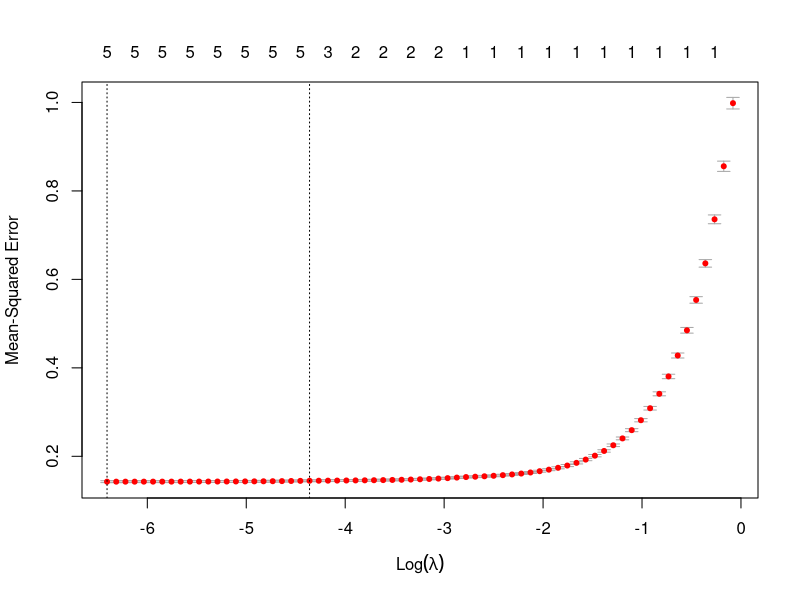
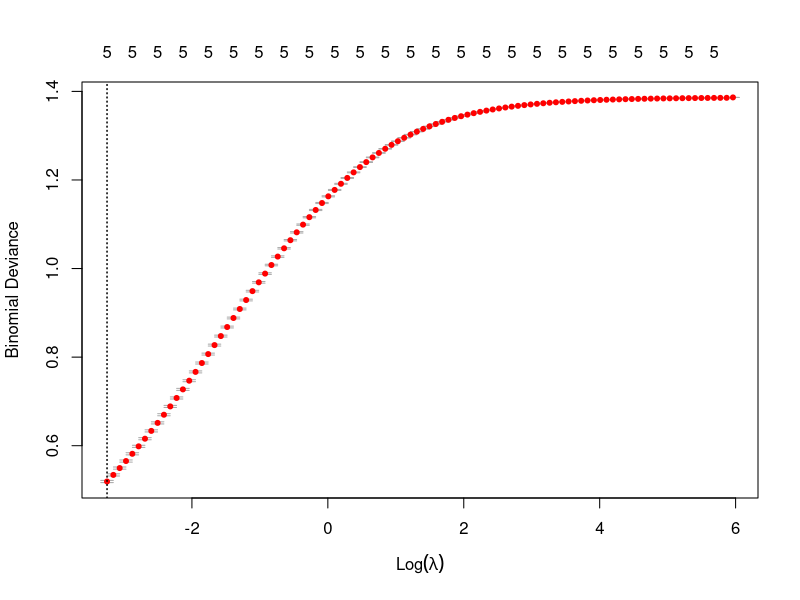

These figures' R source, in order:
## ---- chunk 1
options(width=50, digits=3)
library('glmnet')
library('randomForest')
library('ggplot2')
library('dplyr')
library('caret')
## ---- chunk 2
diamond_train <- diamonds %>% group_by(cut) %>%
    sample_frac(.5) %>% ungroup()
diamond_test <- setdiff(diamonds, diamond_train)

# check the proportions
cbind(test=summary(diamond_train$cut)/nrow(diamonds),
      train=summary(diamond_test$cut)/nrow(diamonds))
## ---- chunk 3
ind <- 1:nrow(diamonds)
train_p <- .5  # proportion of training data
valid_p <- .3  # proportion of validation data
train_ind <- sample(ind, train_p * nrow(diamonds))
dia_train <- diamonds[train_ind, ]
dia_tmp <- diamonds[-train_ind, ]
ind <- 1:nrow(dia_tmp)
valid_ind <- sample(ind, valid_p * nrow(diamonds))
dia_valid <- dia_tmp[valid_ind, ]
dia_test <- dia_tmp[-valid_ind, ]
## ---- chunk 4
nsplits <- 10  # the number of splits you want
split_ind <- createFolds(diamonds$carat, k=nsplits)

diamonds_split <- diamonds
for (x in 1:nsplits) {
    ind <- split_ind[[x]]  # indexing a list
    diamonds_split[ind, 'split_id'] <- x
}
## ---- chunk 5
# Create a copy of the data 
train_std <- diamond_train
test_std <- diamond_test

# extract numerical columns and their names
train_num <- train_std[, sapply(train_std, is.numeric)]
test_num <- test_std[, sapply(test_std, is.numeric)]
numcol_names <- names(train_num)

# apply scale() to train data and save parameters
train_num <- scale(train_num)
param_center <- attr(train_num, 'scaled:center')
param_scale <- attr(train_num, 'scaled:scale')
## ---- chunk 6
# apply to numeric test data columns
test_num <- scale(test_num, center=param_center,
                  scale = param_scale)

# replace numeric columns with scaled ones
train_std[, numcol_names] <- train_num
test_std[, numcol_names] <- test_num
## ---- chunk 7
train_mm <- model.matrix(carat ~ cut + depth, 
                         train_std)
head(train_mm, 2)
levels(train_std$cut)
## ---- chunk 8
medprice <- median(dia_train$price)
dia_train <- dia_train %>%
    mutate(expensive = 
               ifelse(price > medprice, 'yes', 'no'))
dia_test <- dia_test %>%
    mutate(expensive = 
               ifelse(price > medprice, 'yes', 'no'))
## ---- chunk 9
train_std <- dia_train
test_std <- dia_test

train_num <- train_std[, sapply(train_std, is.numeric)]
test_num <- test_std[, sapply(test_std, is.numeric)]
numcol_names <- names(train_num)

train_num <- scale(train_num)
param_center <- attr(train_num, 'scaled:center')
param_scale <- attr(train_num, 'scaled:scale')

test_num <- scale(test_num, center=param_center,
                  scale = param_scale)

train_std[, numcol_names] <- train_num
test_std[, numcol_names] <- test_num
## ---- chunk 10
train_mm <- 
    model.matrix(price ~ . - expensive, train_std)
test_mm <- 
    model.matrix(price ~ . - expensive, train_std)
## ---- chunk 11
fm <- lm(price ~ carat + cut, train_std)
## ---- chunk 12
train_std$exp_numeric <- 
    ifelse(train_std$expensive == 'yes', 1, 0)
fm <- glm(exp_numeric ~ carat + cut, 
          train_std, family='binomial')
## ---- chunk 13
y <- train_std$price
x <- model.matrix(price ~ carat + cut, train_std)
price_l1 <- cv.glmnet(x, y, alpha=1)
## ---- chunk 14
y <- ifelse(train_std$expensive == 'yes', 1, 0)
x <- model.matrix(expensive ~ carat + cut, train_std)
expensive_l2 <- 
    cv.glmnet(x, y, alpha=0, family='binomial')
## ---- chunk 15
plot(price_l1)
## ---- chunk 16
plot(expensive_l2)
